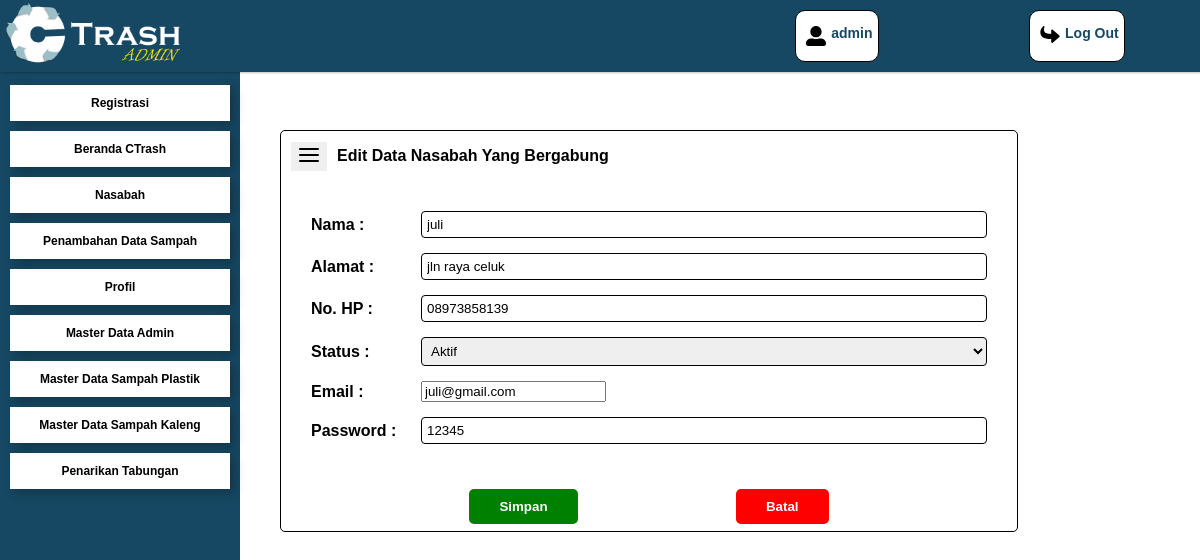
Screenshot of /admin/edit-registrasi.php?id=2 (signed in) with the database file from the repository.
### tables this page shows
CREATE TABLE `users` (
  `id` int(11) NOT NULL,
  `nama` varchar(100) NOT NULL,
  `email` varchar(100) NOT NULL,
  `alamat` text NOT NULL,
  `no_hp` varchar(15) NOT NULL,
  `jenis_kelamin` varchar(10) NOT NULL,
  `foto_profil` varchar(255) DEFAULT NULL,
  `tgl_lahir` date NOT NULL,
  `password` varchar(255) NOT NULL,
  `saldo` decimal(10,2) NOT NULL DEFAULT 0.00,
  `is_level` enum('admin','user') NOT NULL,
  `status` varchar(10) NOT NULL DEFAULT 'aktif'
);

### admin/edit-registrasi.php (the view, shortened to what this page needs)
<?php
require_once "../daftar/koneksi.php";
if (isset($_GET['id'])) {
    $id = $_GET['id'];
    $sql = "SELECT * FROM users WHERE id='$id'";
    $result = $conn->query($sql);
    if ($result->num_rows > 0) {
        $row = $result->fetch_assoc();
        $nama = $row['nama'];
        $alamat = $row['alamat'];
        $no_hp = $row['no_hp'];
        $status = $row['status'];
        $email = $row['email'];
        $password = $row['password'];
    } else {
        echo "Data tidak ditemukan";
        exit;
    }
} else {
    echo "ID tidak ditemukan";
    exit;
}
?>
<!DOCTYPE html>
<html lang="en">
<head>
    <link rel="stylesheet" href="../asset/cssadmin/sidebar.css" />
    <link rel="stylesheet" href="../asset/cssadmin/edit-registrasi.css">
</head>
<body>
    <?php require_once '../template/admin/sidebar.php'; ?>
    <div class="main-content">
        <div class="table-container">
            <div class="content">
                <div class="headeredit">
                    <button class="menu-btn">
                        <svg width="24" height="24" fill="none" stroke="currentColor" stroke-width="2"
                            stroke-linecap="round" stroke-linejoin="round">
                            <path d="M3 12h18M3 6h18M3 18h18"></path>
                        </svg>
                    </button>
                    <p>Edit Data Nasabah Yang Bergabung</p>
                </div>
                <form class="form" method="POST" action="edit-proses-registrasi.php">
                    <div class="form-row">
                        <div class="form-group">
                            <label for="nama">Nama :</label>
                            <input type="text" id="nama" name="nama" value="<?php echo $nama; ?>">
                        </div>
                    </div>
                    <div class="form-row">
                        <div class="form-group">
                            <label for="alamat">Alamat :</label>
                            <input type="text" id="alamat" name="alamat" value="<?php echo $alamat; ?>">
                        </div>
                    </div>
                    <div class="form-row">
                        <div class="form-group">
                            <label for="no_hp">No. HP :</label>
                            <input type="number" id="no_hp" name="no_hp" value="<?php echo $no_hp; ?>">
                        </div>
                    </div>
                    <div class="form-row">
                        <div class="form-group">
                            <label for="status">Status :</label>
                            <select name="status" id="status">
                                <option value="Aktif" <?php if ($status == 'Aktif') echo 'selected'; ?>>Aktif</option>
                            </select>
                        </div>
                    </div>
                    <div class="form-row">
                        <div class="form-group">
                            <label for="email">Email :</label>
                            <input type="email" id="email" name="email" value="<?php echo $email; ?>">
                        </div>
                    </div>
                    <div class="form-row">
                        <div class="form-group">
                            <label for="password">Password :</label>
                            <input type="text" id="password" name="password" value="<?php echo $password; ?>">
                        </div>
                    </div>
                    <div class="form-buttons">
                        <button type="submit" class="btn-save">Simpan</button>
                        <a href="registrasi.php"><button type="button" class="btn-cancel">Batal</button></a>
                    </div>
                </form>
            </div>
        </div>
    </div>
</body>
</html>

### template/admin/sidebar.php (shortened to what this page needs)
<?php
$current_page = basename($_SERVER['PHP_SELF']);
require_once "../daftar/koneksi.php";
$id_pengguna = $_SESSION['id'];
$sql = "SELECT nama FROM users WHERE id = $id_pengguna";
$result = mysqli_query($conn, $sql);
$row = mysqli_fetch_assoc($result);
$nama_pengguna = $row['nama'];
?>
<!DOCTYPE html>
<html lang="en">
<head>
    <link rel="stylesheet" href="../asset/cssadmin/sidebar.css">
</head>
<body>
    <nav class="navbar">
        <img src="../asset/img/ctrah-amdnim.png" alt="Logo" width="175px" height="66px" />
        <div class="navbar-nav">
            <span>
                <p><?php echo $nama_pengguna; ?></p>
            </span>
            <a href="logout.php">
                <p>Log Out</p>
            </a>
        </div>
    </nav>
    <div class="sidebar">
        <a class="<?php echo $current_page == 'registrasi.php' ? 'color' : ''; ?>"
            href="../admin/registrasi.php">Registrasi</a>
        <a class="<?php echo $current_page == 'beranda-admin.php' ? 'color' : ''; ?>"
            href="../admin/beranda-admin.php">Beranda CTrash</a>
        <a class="<?php echo $current_page == 'nasabah.php' ? 'color' : ''; ?>" href="../admin/nasabah.php">Nasabah</a>
        <a class="<?php echo $current_page == 'penambahan-data-sampah.php' ? 'color' : ''; ?>"
            href="../admin/penambahan-data-sampah.php">Penambahan Data Sampah</a>
        <a class="<?php echo $current_page == 'profile.php' ? 'color' : ''; ?>" href="../admin/profile.php">Profil</a>
        <a class="<?php echo $current_page == 'master-data-admin.php' ? 'color' : ''; ?>"
            href="../admin/master-data-admin.php">Master Data Admin</a>
        <a class="<?php echo $current_page == 'master-data-plastik.php' ? 'color' : ''; ?>"
            href="../admin/master-data-plastik.php">Master Data Sampah Plastik</a>
        <a class="<?php echo $current_page == 'master-data-kaleng.php' ? 'color' : ''; ?>"
            href="../admin/error.html">Master Data Sampah Kaleng</a>
        <a class="<?php echo $current_page == 'penarikan-tabungan.php' ? 'color' : ''; ?>"
            href="../admin/penarikan-tabungan.php">Penarikan Tabungan</a>
    </div>
</body>
</html>

### asset/cssadmin/sidebar.css (style rules this page uses)
:root { --biru-gelap: #164863; --biru: #164863; --biru-terang: #9bbec8; --putih: #fff; --abu-abu: #687780; --hitam: #000; --font-family: 'Poppins', sans-serif; --font-bold: 700; --font-normal: 200; --font-size-title: clamp(30px, 3.5vw, 6rem); }
body { list-style: none; border: none; margin: 0; font-family: 'Poppins', sans-serif; }
.navbar { display: flex; justify-content: space-between; width: 100%; top: 0; left: 0; right: 0; z-index: 99; position: fixed; background-color: var(--biru); box-shadow: 1px 1px 2px rgba(0, 0, 0, 25%); }
.navbar img { padding-left: 5px; }
.navbar-nav { padding: 10px 0; display: flex; width: 40%; justify-content: space-around; }
.navbar-nav a { display: flex; list-style: none; text-decoration: none; border: 1px solid black; font-size: 14px; font-weight: 700; color: var(--biru-gelap); padding: 0 5px; border-radius: 10px; background-color: var(--putih); }
.navbar-nav span { font-weight: var(--font-bold); display: flex; padding: 0 5px; font-size: 14px; color: var(--biru-gelap); border-radius: 10px; border: 1px solid black; background-color: var(--putih); }
.navbar-nav span svg { margin: 15px 0; width: 30px; }
.navbar-nav a svg { margin: 15px 0; width: 30px; }
.sidebar { position: fixed; width: 220px; background-color: #164863; padding: 10px; margin-top: 70px; flex-shrink: 0; display: flex; flex-direction: column; min-height: calc(100vh - 70px); }
.sidebar a { list-style: none; border: none; text-decoration: none; background-color: var(--putih); text-align: center; cursor: pointer; margin: 5px 0; color: var(--hitam); font-family: 'Poppins', sans-serif; font-weight: 700; font-size: 12px; font-weight: 700; box-shadow: 5px 4px 10px rgba(0, 0, 0, 0.25); padding: 10px; border: 1px solid var(--putih); }

### asset/cssadmin/edit-registrasi.css (style rules this page uses)
:root { --biru-gelap: #164863; --biru: #164863; --biru-terang: #9bbec8; --putih: #fff; --abu-abu: #687780; --hitam: #000; --font-family: 'Poppins', sans-serif; --font-bold: 700; --font-normal: 200; --font-size-title: clamp(30px, 3.5vw, 6rem); --font-size-subtitle: clamp(20px, 3.5vw, 4rem); --font-size-text: clamp(14px, 2.5vw, 1rem); --font-size-small-text: 0.8125rem; }
body { list-style: none; border: none; margin: 0; font-family: 'Poppins'; }
.main-content { flex-grow: 1; margin-left: 280px; padding-top: 130px; }
.headeredit { display: flex; align-items: center; font-weight: bold; }
.menu-btn { margin-right: 10px; margin-left: 10px; border: none; background: noen; }
.content { background-color: white; height: 400px; width: 80%; border-radius: 5px; border: 1px solid black; align-items: center; }
.form { display: flex; flex-direction: column; padding: 30px; }
.form-row { display: flex; align-items: center; margin-bottom: 15px; }
.form-group { width: 100%; display: flex; align-items: center; }
label { min-width: 100px; margin-right: 10px; font-weight: 700; }
input[type='text'], input[type='password'], input[type='number'] { padding: 5px; border: 1px solid black; border-radius: 4px; width: 100%; }
select { padding: 5px; border: 1px solid black; border-radius: 4px; width: 100%; }
.form-buttons { display: flex; justify-content: space-evenly; margin-top: 30px; }
.btn-save { padding: 10px 30px 10px 30px; font-weight: bold; background-color: green; color: white; border: none; border-radius: 5px; }
.btn-cancel { padding: 10px 30px 10px 30px; font-weight: bold; background-color: red; color: white; border: none; border-radius: 5px; }

### rows the page displays
users: nama "admin"
users: nama "juli", alamat "jln raya celuk", no_hp "08973858139", status "Aktif", email "juli@gmail.com", password "12345"
